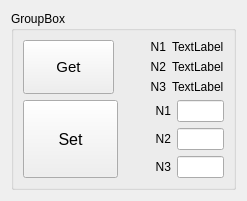
<?xml version="1.0" encoding="UTF-8"?>
<ui version="4.0">
 <class>Form</class>
 <widget class="QWidget" name="Form">
  <property name="geometry">
   <rect>
    <x>0</x>
    <y>0</y>
    <width>247</width>
    <height>201</height>
   </rect>
  </property>
  <property name="windowTitle">
   <string>Form</string>
  </property>
  <layout class="QGridLayout" name="gridLayout">
   <item row="0" column="0">
    <widget class="QGroupBox" name="groupBox">
     <property name="title">
      <string>GroupBox</string>
     </property>
     <layout class="QVBoxLayout" name="verticalLayout">
      <item>
       <layout class="QHBoxLayout" name="horizontalLayout" stretch="2,1,1">
        <item>
         <widget class="QPushButton" name="pushButton">
          <property name="sizePolicy">
           <sizepolicy hsizetype="Minimum" vsizetype="Expanding">
            <horstretch>0</horstretch>
            <verstretch>0</verstretch>
           </sizepolicy>
          </property>
          <property name="font">
           <font>
            <pointsize>11</pointsize>
           </font>
          </property>
          <property name="text">
           <string>Get</string>
          </property>
         </widget>
        </item>
        <item>
         <layout class="QVBoxLayout" name="verticalLayout_2">
          <item>
           <widget class="QLabel" name="label">
            <property name="text">
             <string>N1</string>
            </property>
            <property name="alignment">
             <set>Qt::AlignRight|Qt::AlignTrailing|Qt::AlignVCenter</set>
            </property>
           </widget>
          </item>
          <item>
           <widget class="QLabel" name="label_2">
            <property name="text">
             <string>N2</string>
            </property>
            <property name="alignment">
             <set>Qt::AlignRight|Qt::AlignTrailing|Qt::AlignVCenter</set>
            </property>
           </widget>
          </item>
          <item>
           <widget class="QLabel" name="label_3">
            <property name="text">
             <string>N3</string>
            </property>
            <property name="alignment">
             <set>Qt::AlignRight|Qt::AlignTrailing|Qt::AlignVCenter</set>
            </property>
           </widget>
          </item>
         </layout>
        </item>
        <item>
         <layout class="QVBoxLayout" name="verticalLayout_3">
          <item>
           <widget class="QLabel" name="label_4">
            <property name="text">
             <string>TextLabel</string>
            </property>
           </widget>
          </item>
          <item>
           <widget class="QLabel" name="label_5">
            <property name="text">
             <string>TextLabel</string>
            </property>
           </widget>
          </item>
          <item>
           <widget class="QLabel" name="label_6">
            <property name="text">
             <string>TextLabel</string>
            </property>
           </widget>
          </item>
         </layout>
        </item>
       </layout>
      </item>
      <item>
       <layout class="QHBoxLayout" name="horizontalLayout_2" stretch="2,1,1">
        <item>
         <widget class="QPushButton" name="pushButton_2">
          <property name="sizePolicy">
           <sizepolicy hsizetype="Minimum" vsizetype="Expanding">
            <horstretch>0</horstretch>
            <verstretch>0</verstretch>
           </sizepolicy>
          </property>
          <property name="font">
           <font>
            <pointsize>12</pointsize>
           </font>
          </property>
          <property name="text">
           <string>Set</string>
          </property>
         </widget>
        </item>
        <item>
         <layout class="QVBoxLayout" name="verticalLayout_4">
          <item>
           <widget class="QLabel" name="label_7">
            <property name="text">
             <string>N1</string>
            </property>
            <property name="alignment">
             <set>Qt::AlignRight|Qt::AlignTrailing|Qt::AlignVCenter</set>
            </property>
           </widget>
          </item>
          <item>
           <widget class="QLabel" name="label_8">
            <property name="text">
             <string>N2</string>
            </property>
            <property name="alignment">
             <set>Qt::AlignRight|Qt::AlignTrailing|Qt::AlignVCenter</set>
            </property>
           </widget>
          </item>
          <item>
           <widget class="QLabel" name="label_9">
            <property name="text">
             <string>N3</string>
            </property>
            <property name="alignment">
             <set>Qt::AlignRight|Qt::AlignTrailing|Qt::AlignVCenter</set>
            </property>
           </widget>
          </item>
         </layout>
        </item>
        <item>
         <layout class="QVBoxLayout" name="verticalLayout_5">
          <item>
           <widget class="QLineEdit" name="lineEdit"/>
          </item>
          <item>
           <widget class="QLineEdit" name="lineEdit_2"/>
          </item>
          <item>
           <widget class="QLineEdit" name="lineEdit_3"/>
          </item>
         </layout>
        </item>
       </layout>
      </item>
     </layout>
    </widget>
   </item>
  </layout>
 </widget>
 <resources/>
 <connections/>
</ui>
